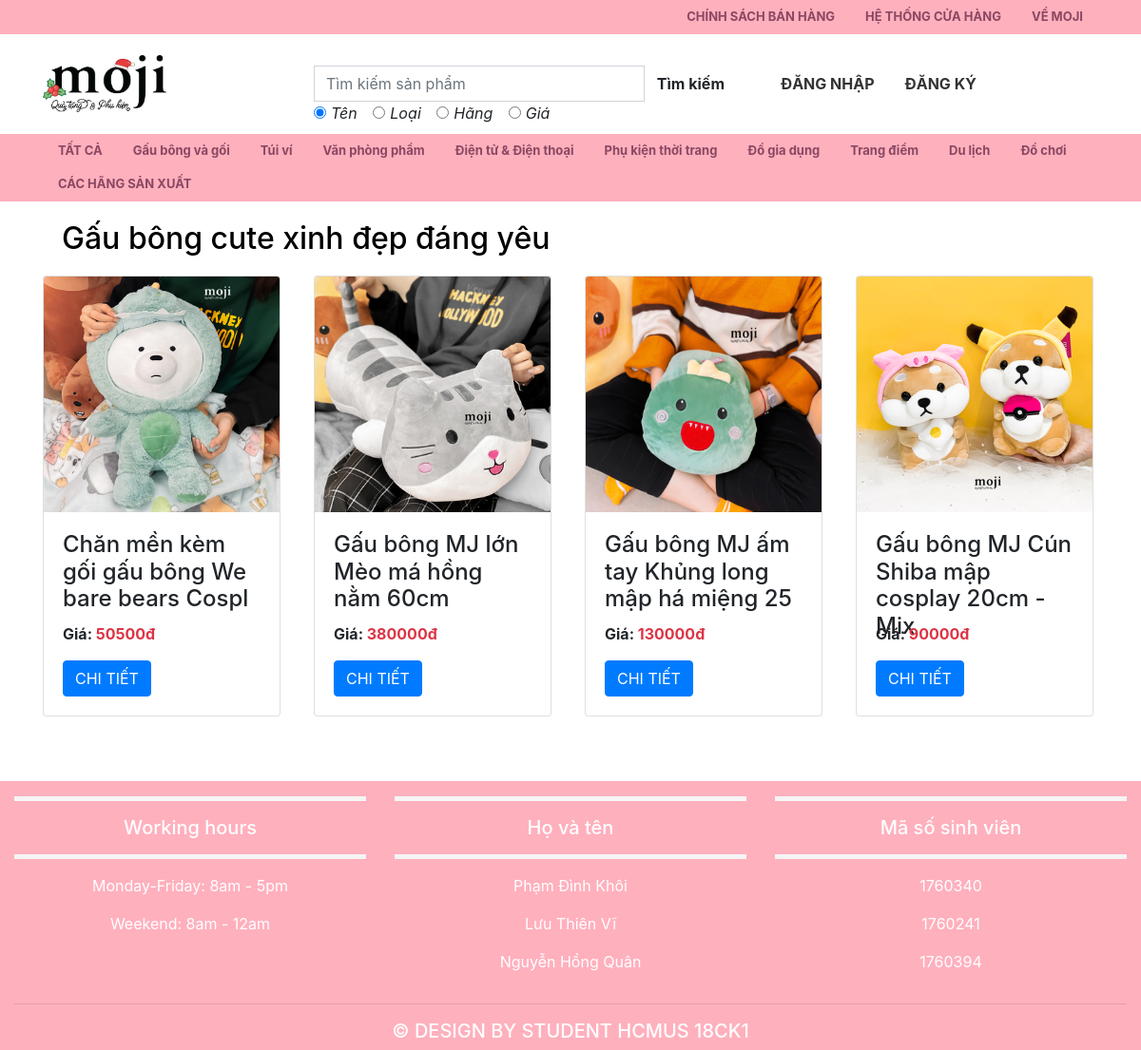
The page /Source/index.php?a=7&sub=11 on the database its author committed.
### tables this page shows
CREATE TABLE `loaisanpham` (
  `MaLoaiSanPham` int(11) NOT NULL,
  `TenLoaiSanPham` varchar(64) DEFAULT NULL,
  `BiXoa` tinyint(1) DEFAULT 0
);

CREATE TABLE `chitietloaisanpham` (
  `MaChiTietLoaiSanPham` int(11) NOT NULL,
  `TenChiTietLoaiSanPham` varchar(64) NOT NULL,
  `MaLoaiSanPham` int(11) NOT NULL,
  `BiXoa` tinyint(1) NOT NULL
);

CREATE TABLE `sanpham` (
  `MaSanPham` int(11) NOT NULL,
  `TenSanPham` varchar(45) DEFAULT NULL,
  `HinhURL` varchar(45) DEFAULT NULL,
  `GiaSanPham` int(11) DEFAULT NULL,
  `NgayNhap` datetime DEFAULT NULL,
  `SoLuongTon` int(11) DEFAULT NULL,
  `SoLuongBan` int(11) DEFAULT NULL,
  `SoLuocXem` int(11) DEFAULT NULL,
  `MoTa` text DEFAULT NULL,
  `BiXoa` tinyint(1) DEFAULT 0,
  `MaChiTietLoaiSanPham` int(11) NOT NULL,
  `MaHangSanXuat` int(11) NOT NULL
);

### Source/lib/DataProvider.php (called while the page is built, shortened)
<?php
    class DataProvider
    {
        public static function ExecuteQuery($sql)
        {
            $connection = mysqli_connect('localhost','root','','moji')
            or die("Couldn't connect to Database");
            mysqli_query($connection,"set name 'utf8'");
            $result = mysqli_query($connection,$sql);
            return $result;
        }
    }
?>

### Source/modules/mSiderbar.php (the view, shortened to what this page needs)
<div id="header-list">
    <div class="container">
        <div class="d-flex justify-content-center">
            <ul class="nav header-menu">
            <li>
                <a class="nav-link" href="index.php?a=9" >TẤT CẢ</a>
            </li>
                <?php
                    $sql = "SELECT * FROM loaisanpham WHERE BiXoa = 0";
                    $result = DataProvider::ExecuteQuery($sql);
                    while($row = mysqli_fetch_array($result))
                    {
                        ?>
                        <li class="nav-item dropdown">
                            <a class="nav-link " href="index.php?c=1" role="button" data-toggle="dropdown"><?php echo $row["TenLoaiSanPham"];?></a>
                                <?php
                                    $sql = "SELECT * FROM chitietloaisanpham WHERE BiXoa = 0 AND MaLoaiSanPham = ". $row["MaLoaiSanPham"];
                                    $resultz = DataProvider::ExecuteQuery($sql);
                                        ?>
                        </li>
                        <?php
                    }
                ?>
                <li class="nav-item dropdown">
                    <a class="nav-link " href="index.php?c=1" role="button" data-toggle="dropdown">CÁC HÃNG SẢN XUẤT</a>
                </li>
            </ul>
        </div>
    </div>
</div>

### Source/index.php (shortened to what this page needs)
<?php
    include "lib/DataProvider.php";
?>
<!DOCTYPE html>
<html lang="en">
<head>
    <link rel="stylesheet" href="css/style.css">
    <link rel="stylesheet" href="css/all.css">
	<link rel="stylesheet" href="css/bootstrap.min.css">
</head>
<body>
	<header id="header">
	<?php
			include "modules/mHeader.php";
			include "modules/mSiderbar.php";
	?>
	</header>
	<main class="main">
	<?php
		$a = 1;
		if(isset($_GET["a"]) == true)
			$a = $_GET["a"];
			switch($a)
			{
				case 7:
					include "pages/SanPhamTheoLoai/pIndex.php";
					break;
			}
    ?>
	</main>
	<BR></BR>
	<footer>
		<?php include "modules/mFooter.php";?>
	</footer>
</body>
</html>

### Source/modules/mHeader.php (shortened to what this page needs)
<div id="header-top">
    <div class="container">
        <div class="d-flex justify-content-end">
            <ul class="nav header-menu">
                <li class="nav-item">
                    <a class="nav-link" href="index.php?a=2">CHÍNH SÁCH BÁN HÀNG</a>
                </li>
                <li class="nav-item">
                    <a class="nav-link" href="index.php?a=3">HỆ THỐNG CỬA HÀNG</a>
                </li>
                <li class="nav-item">
                    <a class="nav-link" href="index.php?a=4">VỀ MOJI</a>
                </li>
            </ul>
        </div>
    </div>
</div>
<div id="header-content">
    <div class="container">
        <div class="row">
            <div class="col-3 align-self-center">
                <a href="index.php"><img src="img/logo.png" alt="moji" width="130" height="60"></a>
            </div>
            <div class="col-5 align-self-center">
                <form action="index.php" method="get" class="align-self-center">
                    <div class="input-group">
                        <input type="text" name="q" placeholder="Tìm kiếm sản phẩm" class="form-control">
                        <span class="input-group-btn">
                            <button class="btn btn-pink" type="submit"><b>Tìm kiếm</b></button>
                        </span>
                    </div>
                    <div class="form-check-inline">
                        <label class="form-check-label">
                            <input type="radio" class="form-check-input" name="tieuChi" checked value="Ten">Tên
                        </label>
                    </div>
                    <div class="form-check-inline">
                        <label class="form-check-label">
                            <input type="radio" class="form-check-input" name="tieuChi" value="Loai">Loại
                        </label>
                    </div>
                    <div class="form-check-inline disabled">
                        <label class="form-check-label">
                            <input type="radio" class="form-check-input" name="tieuChi" value="Hang">Hãng
                        </label>
                    </div>
                    <div class="form-check-inline disabled">
                        <label class="form-check-label">
                            <input type="radio" class="form-check-input" name="tieuChi" value="Gia">Giá
                        </label>
                    </div>
                </form>
            </div>
            <div class="col-4 align-self-center">
            <ul class="nav ml-auto" id="header-content-menu">
                <?php
                    if(isset($_SESSION["MaTaiKhoan"]))
                    {
                        ?>
                        <li class="nav-item">
                            <a class="nav-link" href="index.php">Hello, <?php echo $_SESSION["TenHienThi"]; ?></a>
                        </li>
                        <li class="nav-item">
                            <a class="nav-link" href="modules/xlDangXuat.php">ĐĂNG XUẤT</a>
                        </li>
                        <li class="nav-item">
                            <a class="nav-link" href="index.php?a=5"><img src="img/cart_icon.png" alt="" width="30"></a>
                        </li>
                        <?php
                    }
                    else
                    {
                        ?>
                            <li class="nav-item">
                                <a class="nav-link" href="index.php?a=6&sub=1">ĐĂNG NHẬP</a>
                            </li>
                            <li class="nav-item">
                                <a class="nav-link" href="index.php?a=6&sub=2">ĐĂNG KÝ</a>
                            </li>
                        <?php
                    }
                ?>
                </ul>
            </div>
        </div>
    </div>
</div>

### Source/pages/SanPhamTheoLoai/pIndex.php
<div class="container">
    <?php
        if (isset($_GET["sub"]))
            $sub = $_GET["sub"];
        else{
            DataProvider::ChangeURL("index.php?a=404");
        }
        $sql = "SELECT tenchitietloaisanpham FROM chitietloaisanpham WHERE BiXoa = 0 AND MaChiTietLoaiSanPham = ".$sub;
        $result = DataProvider::ExecuteQuery($sql);
        while($row = mysqli_fetch_array($result))
        {
            ?>
                <div class="title">
                <a href="#" class="h2"><?php echo $row["tenchitietloaisanpham"];?></a>
                </div>
            <?php
        }
    ?>
    <div class="row">
	<?php
		$sql = "SELECT * FROM sanpham WHERE BiXoa = 0 AND MaChiTietLoaiSanPham = ".$sub;
		$result = DataProvider::ExecuteQuery($sql);
		while($row = mysqli_fetch_array($result))
		{
			?>
			<div class="col">
				<div class="card product-item">
					<img class="card-img-top" src="images/<?php echo $row["HinhURL"]?>" alt="<?php echo $row["MoTa"];?>">
					<div class="card-body">
						<h4 class="card-title"><?php echo $row["TenSanPham"];?></h4>
						<p class="card-text"><b>Giá: <span class="text-danger"><?php echo $row["GiaSanPham"];?>đ</span></b></p>
						<a href="index.php?a=8&id=<?php echo $row["MaSanPham"];?>" class="btn btn-primary">CHI TIẾT</a>
					</div>
				</div>
			</div>
			<?php
		}
	?>
	</div>
</div>

### Source/modules/mFooter.php
<div class="container-fluid padding">
    <div class="row text-center text-white">
        <div class="col-md-4">
            <hr class="light">
            <h5>Working hours</h5>
            <hr class="light">
            <p>Monday-Friday: 8am - 5pm</p>
            <p>Weekend: 8am - 12am</p>
        </div>
        <div class="col-md-4">
        <hr class="light">
            <h5>Họ và tên</h5>
            <hr class="light">
            <p>Phạm Đình Khôi</p>
            <p>Lưu Thiên Vĩ</p>
            <p>Nguyễn Hồng Quân</p>
        </div>
        <div class="col-md-4">
            <hr class="light">
            <h5>Mã số sinh viên</h5>
            <hr class="light">
            <p>1760340</p>
            <p>1760241</p>
            <p>1760394</p>
        </div>
        <div class="col-12">
            <hr class="light-100">
            <h5>&copy; DESIGN BY STUDENT HCMUS 18CK1</h5>
        </div>
    </div>
</div>

### Source/css/style.css (style rules this page uses)
body { margin: 0px; padding: 0px; }
.container { width: 100%; padding-right: 15px; padding-left: 15px; margin-right: auto; margin-left: auto; }
.header-menu a { font-size: 13px; color: #8a4762; display: inline-block; font-weight: 700; margin:0px; }
#header-top { background: #ffb0bd; }
#header-content-menu a { color: #333; font-size: 16px; font-weight: bold; margin-top: 10px; margin-bottom: 10px; }
#header-list { background: #ffb0bd; }
footer { background: #ffb0bd; }
.light { border-top: 5px solid whitesmoke; }
.main { display: block; }
.title { margin: 20px; }
.title a { color: #000; text-decoration:none; }
.product-item { width:250px; margin-bottom: 20px; height: 464px; }
.btn-pink { color: #fff; background-color: #ffb0bd; border-color: #ffb0bd; border-radius: .35rem; width: 100%; }
.card-img-top { width: 248px; height: 248px; }
.card-title { width: 208px; height: 84px; }
.input-group { position: relative; display: flex; flex-wrap: wrap; align-items: stretch; width: 100%; margin-top: 33px; }
.form-check-inline { margin-bottom: 10px; }
.form-check-label { font-style: italic; }

### rows shown on the page
loaisanpham: TenLoaiSanPham "Gấu bông và gối"
loaisanpham: TenLoaiSanPham "Túi ví"
loaisanpham: TenLoaiSanPham "Văn phòng phẩm"
loaisanpham: TenLoaiSanPham "Điện tử & Điện thoại"
loaisanpham: TenLoaiSanPham "Phụ kiện thời trang"
loaisanpham: TenLoaiSanPham "Đồ gia dụng"
loaisanpham: TenLoaiSanPham "Trang điểm"
loaisanpham: TenLoaiSanPham "Du lịch"
loaisanpham: TenLoaiSanPham "Đồ chơi"
chitietloaisanpham: TenChiTietLoaiSanPham "Gấu bông cute xinh đẹp đáng yêu"
sanpham: HinhURL (picture), TenSanPham "Chăn mền kèm gối gấu bông We bare bears Cospl", GiaSanPham "50500"
sanpham: HinhURL (picture), TenSanPham "Gấu bông MJ lớn Mèo má hồng nằm 60cm", GiaSanPham "380000"
sanpham: HinhURL (picture), TenSanPham "Gấu bông MJ ấm tay Khủng long mập há miệng 25", GiaSanPham "130000"
sanpham: HinhURL (picture), TenSanPham "Gấu bông MJ Cún Shiba mập cosplay 20cm - Mix", GiaSanPham "90000"
